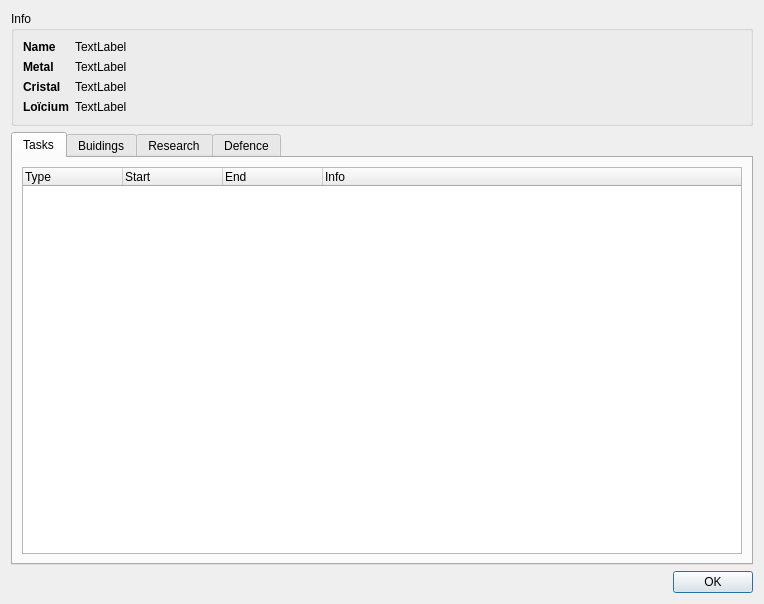
<?xml version="1.0" encoding="UTF-8"?>
<ui version="4.0">
 <class>PlanetView</class>
 <widget class="QDialog" name="PlanetView">
  <property name="geometry">
   <rect>
    <x>0</x>
    <y>0</y>
    <width>764</width>
    <height>604</height>
   </rect>
  </property>
  <property name="windowTitle">
   <string>Dialog</string>
  </property>
  <layout class="QVBoxLayout" name="verticalLayout">
   <item>
    <widget class="QGroupBox" name="groupBox">
     <property name="title">
      <string>Info</string>
     </property>
     <layout class="QFormLayout" name="formLayout">
      <item row="0" column="0">
       <widget class="QLabel" name="label">
        <property name="text">
         <string>&lt;html&gt;&lt;head/&gt;&lt;body&gt;&lt;p&gt;&lt;span style=&quot; font-weight:600;&quot;&gt;Name&lt;/span&gt;&lt;/p&gt;&lt;/body&gt;&lt;/html&gt;</string>
        </property>
       </widget>
      </item>
      <item row="0" column="1">
       <widget class="QLabel" name="label_2">
        <property name="text">
         <string>TextLabel</string>
        </property>
       </widget>
      </item>
      <item row="1" column="0">
       <widget class="QLabel" name="label_3">
        <property name="text">
         <string>&lt;html&gt;&lt;head/&gt;&lt;body&gt;&lt;p&gt;&lt;span style=&quot; font-weight:600;&quot;&gt;Metal&lt;/span&gt;&lt;/p&gt;&lt;/body&gt;&lt;/html&gt;</string>
        </property>
       </widget>
      </item>
      <item row="1" column="1">
       <widget class="QLabel" name="label_4">
        <property name="text">
         <string>TextLabel</string>
        </property>
       </widget>
      </item>
      <item row="2" column="0">
       <widget class="QLabel" name="label_5">
        <property name="text">
         <string>&lt;html&gt;&lt;head/&gt;&lt;body&gt;&lt;p&gt;&lt;span style=&quot; font-weight:600;&quot;&gt;Cristal&lt;/span&gt;&lt;/p&gt;&lt;/body&gt;&lt;/html&gt;</string>
        </property>
       </widget>
      </item>
      <item row="2" column="1">
       <widget class="QLabel" name="label_6">
        <property name="text">
         <string>TextLabel</string>
        </property>
       </widget>
      </item>
      <item row="3" column="0">
       <widget class="QLabel" name="label_7">
        <property name="text">
         <string>&lt;html&gt;&lt;head/&gt;&lt;body&gt;&lt;p&gt;&lt;span style=&quot; font-weight:600;&quot;&gt;Loïcium&lt;/span&gt;&lt;/p&gt;&lt;/body&gt;&lt;/html&gt;</string>
        </property>
       </widget>
      </item>
      <item row="3" column="1">
       <widget class="QLabel" name="label_8">
        <property name="text">
         <string>TextLabel</string>
        </property>
       </widget>
      </item>
     </layout>
    </widget>
   </item>
   <item>
    <widget class="QTabWidget" name="tabWidget">
     <property name="currentIndex">
      <number>0</number>
     </property>
     <widget class="QWidget" name="Tasks">
      <attribute name="title">
       <string>Tasks</string>
      </attribute>
      <layout class="QVBoxLayout" name="verticalLayout_5">
       <item>
        <widget class="QTreeWidget" name="taskTreeWidget">
         <attribute name="headerDefaultSectionSize">
          <number>100</number>
         </attribute>
         <column>
          <property name="text">
           <string>Type</string>
          </property>
         </column>
         <column>
          <property name="text">
           <string>Start</string>
          </property>
         </column>
         <column>
          <property name="text">
           <string>End</string>
          </property>
         </column>
         <column>
          <property name="text">
           <string>Info</string>
          </property>
         </column>
        </widget>
       </item>
      </layout>
     </widget>
     <widget class="QWidget" name="Buidings">
      <attribute name="title">
       <string>Buidings</string>
      </attribute>
      <layout class="QVBoxLayout" name="verticalLayout_2">
       <item>
        <widget class="QTreeWidget" name="buildingsTreeWidget">
         <attribute name="headerDefaultSectionSize">
          <number>100</number>
         </attribute>
         <column>
          <property name="text">
           <string>Name</string>
          </property>
         </column>
         <column>
          <property name="text">
           <string>Level</string>
          </property>
         </column>
        </widget>
       </item>
      </layout>
     </widget>
     <widget class="QWidget" name="Research">
      <attribute name="title">
       <string>Research</string>
      </attribute>
      <layout class="QVBoxLayout" name="verticalLayout_3">
       <item>
        <widget class="QTreeWidget" name="treeWidget_2">
         <column>
          <property name="text">
           <string notr="true">1</string>
          </property>
         </column>
        </widget>
       </item>
      </layout>
     </widget>
     <widget class="QWidget" name="Defence">
      <attribute name="title">
       <string>Defence</string>
      </attribute>
      <layout class="QVBoxLayout" name="verticalLayout_4">
       <item>
        <widget class="QTreeWidget" name="treeWidget_3">
         <column>
          <property name="text">
           <string notr="true">1</string>
          </property>
         </column>
        </widget>
       </item>
      </layout>
     </widget>
    </widget>
   </item>
   <item>
    <layout class="QHBoxLayout" name="horizontalLayout">
     <property name="spacing">
      <number>6</number>
     </property>
     <property name="margin">
      <number>0</number>
     </property>
     <item>
      <spacer name="horizontalSpacer">
       <property name="orientation">
        <enum>Qt::Horizontal</enum>
       </property>
       <property name="sizeHint" stdset="0">
        <size>
         <width>40</width>
         <height>20</height>
        </size>
       </property>
      </spacer>
     </item>
     <item>
      <widget class="QPushButton" name="okButton">
       <property name="text">
        <string>OK</string>
       </property>
      </widget>
     </item>
    </layout>
   </item>
  </layout>
 </widget>
 <resources/>
 <connections>
  <connection>
   <sender>okButton</sender>
   <signal>clicked()</signal>
   <receiver>PlanetView</receiver>
   <slot>accept()</slot>
   <hints>
    <hint type="sourcelabel">
     <x>730</x>
     <y>589</y>
    </hint>
    <hint type="destinationlabel">
     <x>233</x>
     <y>29</y>
    </hint>
   </hints>
  </connection>
 </connections>
</ui>
